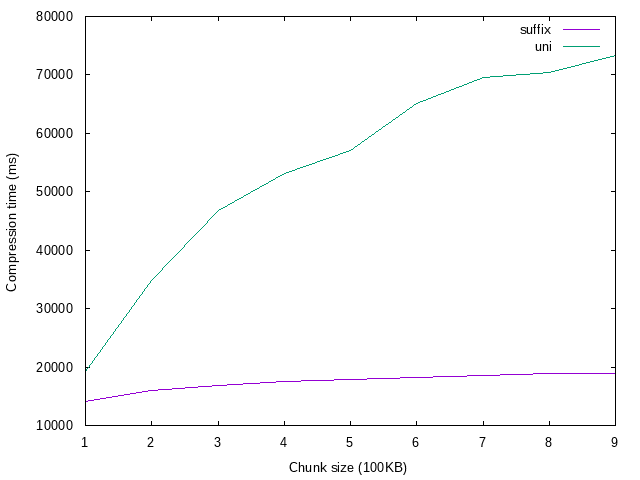

The gnuplot source for this figure:
set terminal png size 640,480 enhanced font "Helvetica,10"
set output 'rfc_comp.png'
set xtics 1
set xlabel "Chunk size (100KB)"
set ylabel "Compression time (ms)"
plot "rfc_comp.data" using 1:10 title 'suffix' with lines, \
     "rfc_comp.data" using 1:19 title 'uni' with lines


